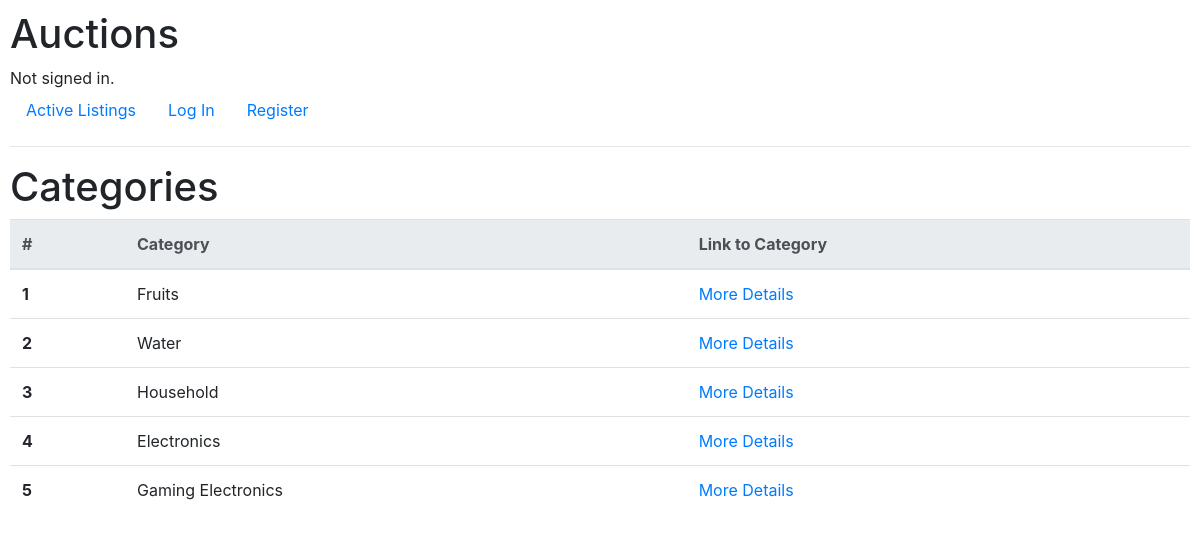
/view_categories, run on an earlier commit of the app's database.
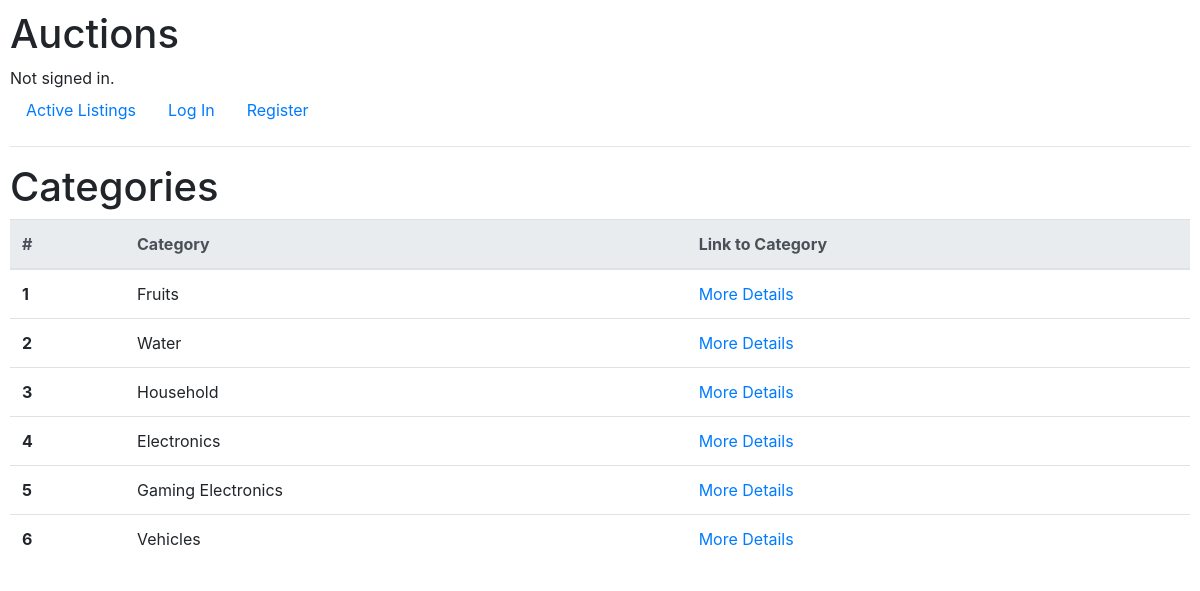
And on a later commit of the database.
### auctions/models.py (models this page shows, shortened)
class Category(models.Model):
    category = models.CharField(max_length=64)

### auctions/views.py (the view)
# urls.py: path("view_categories", views.view_categories, name="view_categories"),
def view_categories(request):
    categories = Category.objects.all()
    return render(request, "auctions/view_categories.html", {
            "categories": categories
        })

### auctions/templates/auctions/view_categories.html
{% extends "auctions/layout.html" %}
{% block body %}
    <h1>Categories</h1>
      <table class="table">
        <thead class="thead-light">
          <tr>
            <th scope="col">#</th>
            <th scope="col">Category</th>
            <th scope="col">Link to Category </th>
          </tr>
        </thead>
        <tbody>
            {% for category in categories %}
            <tr>
                <th scope="row">{{ forloop.counter }}</th>
                <td>{{ category.category }}</td>
                <td><a href="{% url 'view_listing_given_category' category.category %}" >More Details</a></td>
              </tr>
            {% empty %}
            There are no categories at the moment.
            {% endfor %}
{% endblock %}

What changed in the data, as far as the page shows it:
added Category: category "Vehicles"
